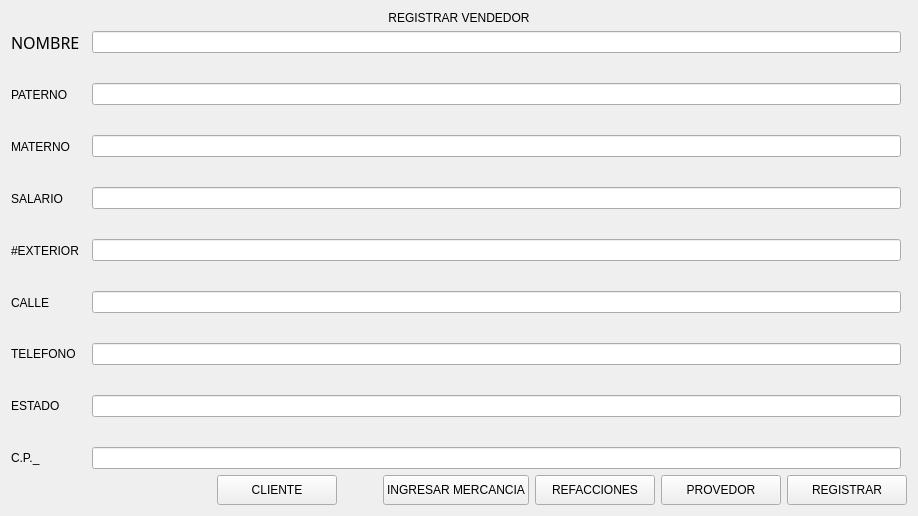
               <widget class="QWidget" name="page_registrar">
                <layout class="QVBoxLayout" name="verticalLayout_8">
                 <item>
                  <widget class="QLabel" name="label_2">
                   <property name="maximumSize">
                    <size>
                     <width>16777215</width>
                     <height>100</height>
                    </size>
                   </property>
                   <property name="text">
                    <string>REGISTRAR VENDEDOR</string>
                   </property>
                   <property name="alignment">
                    <set>Qt::AlignCenter</set>
                   </property>
                  </widget>
                 </item>
                 <item>
                  <layout class="QHBoxLayout" name="horizontalLayout_4">
                   <property name="spacing">
                    <number>6</number>
                   </property>
                   <item>
                    <layout class="QVBoxLayout" name="verticalLayout_6">
                     <property name="spacing">
                      <number>30</number>
                     </property>
                     <item>
                      <widget class="QLabel" name="label_7">
                       <property name="font">
                        <font>
                         <family>Arial Black</family>
                         <pointsize>12</pointsize>
                         <weight>10</weight>
                         <italic>false</italic>
                         <bold>false</bold>
                        </font>
                       </property>
                       <property name="text">
                        <string>NOMBRE</string>
                       </property>
                      </widget>
                     </item>
                     <item>
                      <widget class="QLabel" name="label_18">
                       <property name="text">
                        <string>PATERNO</string>
                       </property>
                      </widget>
                     </item>
                     <item>
                      <widget class="QLabel" name="label_21">
                       <property name="text">
                        <string>MATERNO</string>
                       </property>
                      </widget>
                     </item>
                     <item>
                      <widget class="QLabel" name="label_20">
                       <property name="text">
                        <string>SALARIO</string>
                       </property>
                      </widget>
                     </item>
                     <item>
                      <widget class="QLabel" name="label_10">
                       <property name="text">
                        <string>#EXTERIOR</string>
                       </property>
                      </widget>
                     </item>
                     <item>
                      <widget class="QLabel" name="label_19">
                       <property name="text">
                        <string>CALLE</string>
                       </property>
                      </widget>
                     </item>
                     <item>
                      <widget class="QLabel" name="label_8">
                       <property name="text">
                        <string>TELEFONO</string>
                       </property>
                      </widget>
                     </item>
                     <item>
                      <widget class="QLabel" name="label_22">
                       <property name="text">
                        <string>ESTADO</string>
                       </property>
                      </widget>
                     </item>
                     <item>
                      <widget class="QLabel" name="label_11">
                       <property name="text">
                        <string>C.P._</string>
                       </property>
                      </widget>
                     </item>
                    </layout>
                   </item>
                   <item>
                    <widget class="Line" name="line">
                     <property name="orientation">
                      <enum>Qt::Horizontal</enum>
                     </property>
                    </widget>
                   </item>
                   <item>
                    <layout class="QVBoxLayout" name="verticalLayout_7">
                     <property name="spacing">
                      <number>30</number>
                     </property>
                     <item>
                      <widget class="QLineEdit" name="txtnombre"/>
                     </item>
                     <item>
                      <widget class="QLineEdit" name="txtpaterno"/>
                     </item>
                     <item>
                      <widget class="QLineEdit" name="txtmaterno"/>
                     </item>
                     <item>
                      <widget class="QLineEdit" name="txtsalario"/>
                     </item>
                     <item>
                      <widget class="QLineEdit" name="txtexterior"/>
                     </item>
                     <item>
                      <widget class="QLineEdit" name="txtcalle"/>
                     </item>
                     <item>
                      <widget class="QLineEdit" name="txttelefono"/>
                     </item>
                     <item>
                      <widget class="QLineEdit" name="txtestado"/>
                     </item>
                     <item>
                      <widget class="QLineEdit" name="txtcp"/>
                     </item>
                    </layout>
                   </item>
                   <item>
                    <widget class="Line" name="line_4">
                     <property name="orientation">
                      <enum>Qt::Horizontal</enum>
                     </property>
                    </widget>
                   </item>
                  </layout>
                 </item>
                 <item>
                  <layout class="QHBoxLayout" name="horizontalLayout_5">
                   <property name="spacing">
                    <number>6</number>
                   </property>
                   <item>
                    <widget class="QLabel" name="signal_registrar">
                     <property name="minimumSize">
                      <size>
                       <width>200</width>
                       <height>0</height>
                      </size>
                     </property>
                     <property name="text">
                      <string/>
                     </property>
                     <property name="alignment">
                      <set>Qt::AlignCenter</set>
                     </property>
                    </widget>
                   </item>
                   <item>
                    <widget class="QPushButton" name="CLIENTE">
                     <property name="minimumSize">
                      <size>
                       <width>120</width>
                       <height>30</height>
                      </size>
                     </property>
                     <property name="text">
                      <string>CLIENTE</string>
                     </property>
                    </widget>
                   </item>
                   <item>
                    <spacer name="horizontalSpacer_3">
                     <property name="orientation">
                      <enum>Qt::Horizontal</enum>
                     </property>
                     <property name="sizeHint" stdset="0">
                      <size>
                       <width>40</width>
                       <height>20</height>
                      </size>
                     </property>
                    </spacer>
                   </item>
                   <item>
                    <widget class="QPushButton" name="surtir">
                     <property name="minimumSize">
                      <size>
                       <width>140</width>
                       <height>30</height>
                      </size>
                     </property>
                     <property name="text">
                      <string>INGRESAR MERCANCIA</string>
                     </property>
                    </widget>
                   </item>
                   <item>
                    <widget class="QPushButton" name="RefaccionesBTN">
                     <property name="minimumSize">
                      <size>
                       <width>120</width>
                       <height>30</height>
                      </size>
                     </property>
                     <property name="text">
                      <string>REFACCIONES</string>
                     </property>
                    </widget>
                   </item>
                   <item>
                    <widget class="QPushButton" name="btnProvedor">
                     <property name="minimumSize">
                      <size>
                       <width>120</width>
                       <height>30</height>
                      </size>
                     </property>
                     <property name="text">
                      <string>PROVEDOR</string>
                     </property>
                    </widget>
                   </item>
                   <item>
                    <widget class="QPushButton" name="bt_agregar">
                     <property name="minimumSize">
                      <size>
                       <width>120</width>
                       <height>30</height>
                      </size>
                     </property>
                     <property name="text">
                      <string>REGISTRAR</string>
                     </property>
                    </widget>
                   </item>
                  </layout>
                 </item>
                </layout>
               </widget>
